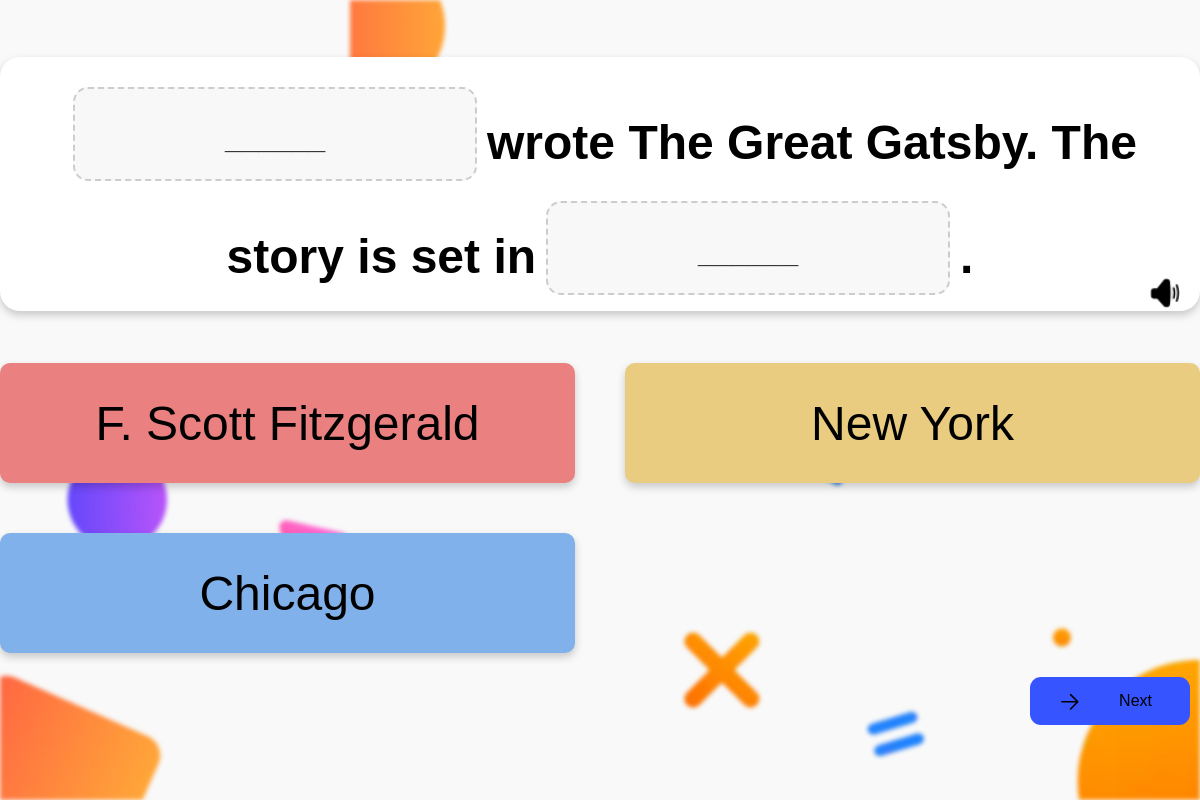
Screenshot of /drag_dropQuiz.php?lesson_id=4 with the database file from the repository.
### tables this page shows
CREATE TABLE `question` (
  `question_id` int(11) NOT NULL,
  `question_text` text DEFAULT NULL,
  `question_audio` varchar(255) DEFAULT NULL,
  `lesson_id` int(11) DEFAULT NULL
);

CREATE TABLE `draggable_options` (
  `drag_option_id` int(11) NOT NULL,
  `question_id` int(11) DEFAULT NULL,
  `drag_option_audio` varchar(255) DEFAULT NULL,
  `drag_option_text` text DEFAULT NULL,
  `is_correct` tinyint(1) DEFAULT 0,
  `blank_position` int(11) DEFAULT NULL
);

### drag_dropQuiz.php (the view, shortened to what this page needs)
<!DOCTYPE html>
<html lang="en">
<head>
    <link rel="stylesheet" href="./Css_folder/gamednd.css">
</head>
<body>
<?php
    include('database/connection.php');
    $lesson_id = $_GET['lesson_id'];
    $question_sql = "SELECT q.question_text, q.question_id, q.question_audio
                     FROM question q
                     WHERE q.lesson_id = $lesson_id
                     LIMIT 1";
    $question_result = $conn->query($question_sql);
    $question_text = "Question not found";
    $question_id = null;
    $question_audio = "";
    if ($question_result->num_rows > 0) {
        $question_row = $question_result->fetch_assoc();
        $question_text = $question_row["question_text"];
        $question_id = $question_row["question_id"];
        $question_audio = $question_row["question_audio"] ? $question_row["question_audio"] : "";
    }
    $options_sql = "SELECT d.drag_option_text, d.is_correct, d.blank_position
                    FROM draggable_options d
                    WHERE d.question_id = ?";
    $stmt = $conn->prepare($options_sql);
    $stmt->bind_param("i", $question_id);
    $stmt->execute();
    $options_result = $stmt->get_result();
    $options = [];
    while ($option_row = $options_result->fetch_assoc()) {
        $options[] = $option_row;
    }
?>
<div class="background">
        <img src="src/games_images/right-image - Copy (2).webp" alt="Right Shape" class="shape shape-rightdnd">
</div>
<div class="container_MCQs">
    <div class="game-dnd">
        <div class="question" id="question-container" data-question-id="<?php echo $question_id; ?>">
            <h1 class="drop" id="question-text">
                <?php
                echo preg_replace('/\[BLANK(\d+)\]/', '<span class="dropzone" data-correct="$1">______</span>', htmlspecialchars($question_text));
                ?>
            </h1>
                <img src="src/games_images/enable-sound_10352269.png" alt="sound icon" class="sound_icon" id="sound-icon" data-audio-url="<?php echo htmlspecialchars($question_audio); ?>" onclick="playSound()">
            </div>
    </div>
</div>
<div class="buttons_dnd" id="options-container">
    <?php
    $colors = ["red", "yellow", "blue", "purple", "green", "orange"];
    foreach ($options as $index => $option) {
        echo '<button class="' . $colors[$index % count($colors)] . '-button draggable-option" draggable="true" data-correct="' . $option['is_correct'] . '" data-position="' . $option['blank_position'] . '">' . htmlspecialchars($option['drag_option_text']) . '</button>';
    }
    ?>
</div>
<button class="button" onclick="checkAnswers()">
<svg xmlns="http://www.w3.org/2000/svg" fill="none" viewBox="0 0 24 24" stroke-width="1.5" stroke="currentColor" class="w-6 h-6">
    <path stroke-linecap="round" stroke-linejoin="round" d="M4.5 12h15m0 0l-6.75-6.75M19.5 12l-6.75 6.75"></path>
    </svg>
    <div class="text">Next</div>
</button>
</body>
</html>

### Css_folder/gamednd.css (style rules this page uses)
body { margin: 0; font-family: Arial, sans-serif; display: flex; justify-content: center; align-items: center; height: 100vh; background-color: #00000006; overflow: hidden; position: relative; flex-direction: column; }
.background { position: absolute; top: 0; left: 0; width: 100%; height: 100%; z-index: -1; overflow: hidden; filter: blur(2px); }
.shape { position: absolute; }
.shape-rightdnd { top: 650px; right: 0; width: 550px; transform: translateY(-50%); }
.container_MCQs { display: flex; justify-content: center; align-items: center; width: 100%; position: relative; top: -25px; flex-direction: column; }
.game-dnd { background-color: #ffffff; padding: 20px; border-radius: 20px; box-shadow: 0 4px 8px rgba(0, 0, 0, 0.2); text-align: center; width: 90%s; height: 80%; position: relative; }
.sound_icon { width: 30px; height: 30px; position: absolute; top: 93%; right: 20px; transform: translateY(-50%); cursor: pointer; }
.buttons_dnd { display: grid; grid-template-columns: repeat(2, 1fr); grid-gap: 50px; width: 100%; max-width: 1400px; margin-top: 20px; }
.button { background-color: #3654ff; color: #000000; width: 10em; height: 3em; border: #00000000 0.5em solid; border-radius: 11px; text-align: right; transition: all 0.6s ease; font-size: 1em; margin-left: 85%; margin-top: 2%; }
.button svg { width: 1.6em; margin: -0.2em 0.8em 1em; position: absolute; display: flex; transition: all 0.6s ease; }
.text { margin: 0 1.5em }
.red-button { width: 100%; height: 120px; padding: 15px; font-size: 3rem; border: none; border-radius: 10px; cursor: pointer; transition: background-color 0.3s ease; box-shadow: 0 4px 8px rgba(0, 0, 0, 0.2); }
.yellow-button { width: 100%; height: 120px; padding: 15px; font-size: 3rem; border: none; border-radius: 10px; cursor: pointer; transition: background-color 0.3s ease; box-shadow: 0 4px 8px rgba(0, 0, 0, 0.2); }
.blue-button { width: 100%; height: 120px; padding: 15px; font-size: 3rem; border: none; border-radius: 10px; cursor: pointer; transition: background-color 0.3s ease; box-shadow: 0 4px 8px rgba(0, 0, 0, 0.2); }
.red-button { background-color: #EA8080; color: rgb(0, 0, 0); }
.yellow-button { background-color: #EACC80; color: rgb(0, 0, 0); }
.blue-button { background-color: #80B1EA; color: rgb(0, 0, 0); }
.dropzone { width: 400px; height: 90px; border: 2px dashed #ccc; border-radius: 15px; margin: 10px; display: inline-block; vertical-align: 10px; background-color: #f8f8f8; text-align: center; line-height: 100px; font-size: 30px; color: #333; }
.question .drop { font-size: 3rem; margin: 0px; color: black; overflow: auto; text-overflow: ellipsis; }

### rows the page displays
question: question_text "______ wrote The Great Gatsby. The story is set in ______ ."
draggable_options: drag_option_text "F. Scott Fitzgerald"
draggable_options: drag_option_text "New York"
draggable_options: drag_option_text "Chicago"
